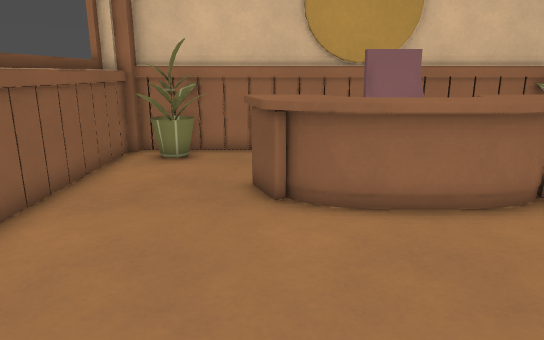
view 1 (above)

12 first-person views from a walk through a level from a Godot 3-D game. The camera is 1.3 m above the floor, tilts 14° down and sees 70° across. The floor is counted in squares, 0.5 m on a side. Each view is taken from the middle of a square. On the plan, view 1 faces up. The plan holds only what a view shows up to about 20 squares ahead; the rest is blank. Surface patterns are stand-ins for the level's own textures.

view 2
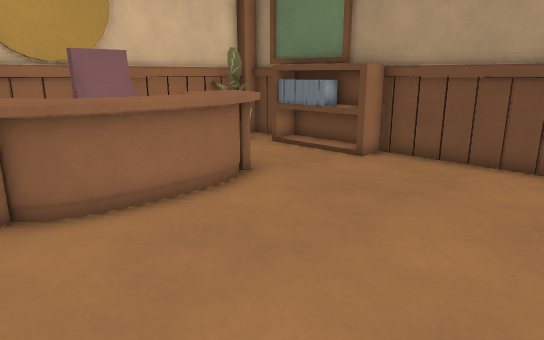

view 3
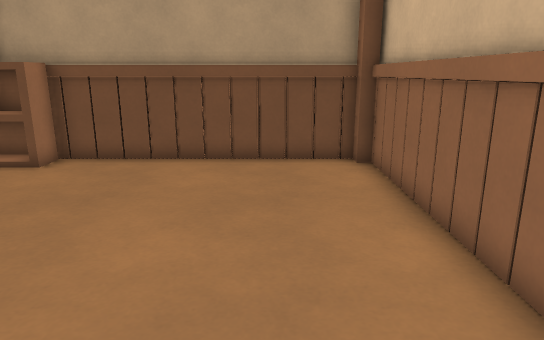

view 4
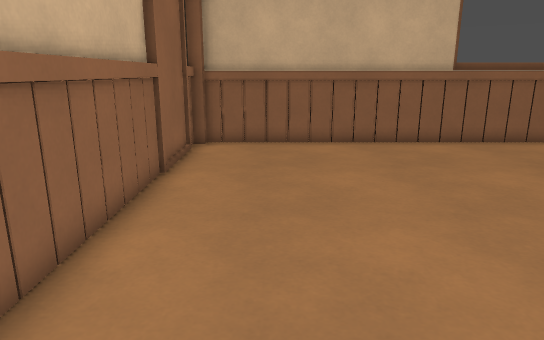

view 5
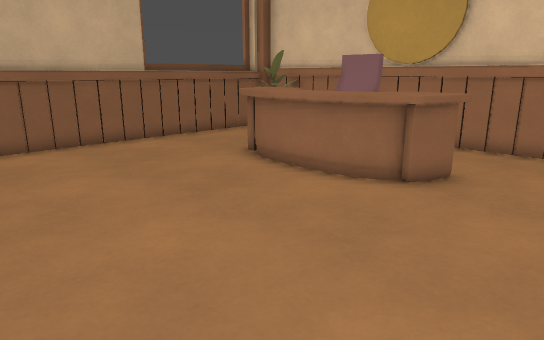

view 6
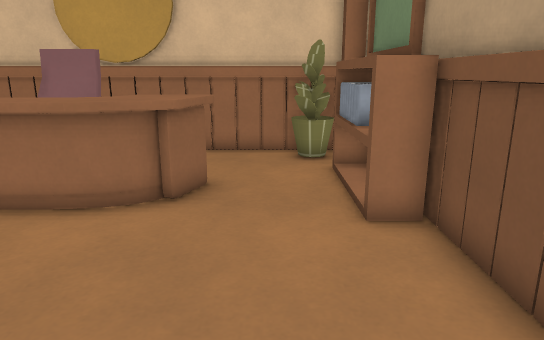

view 7
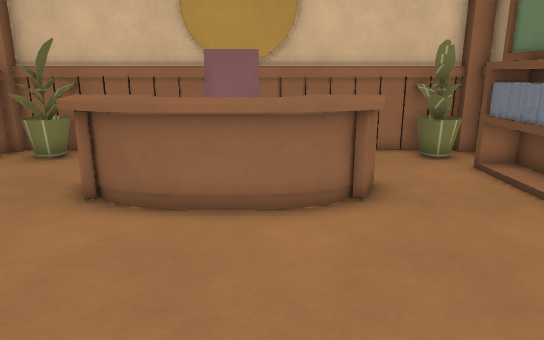

view 8
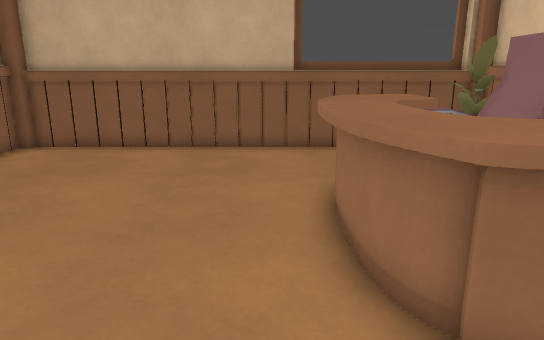

view 9
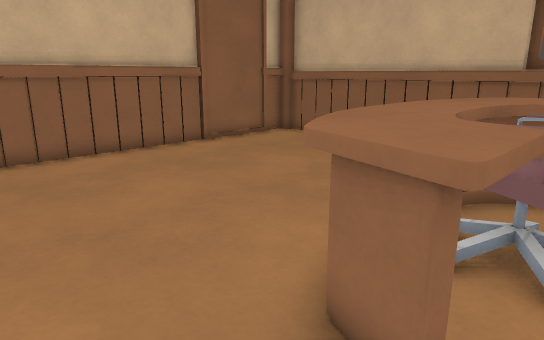

view 10
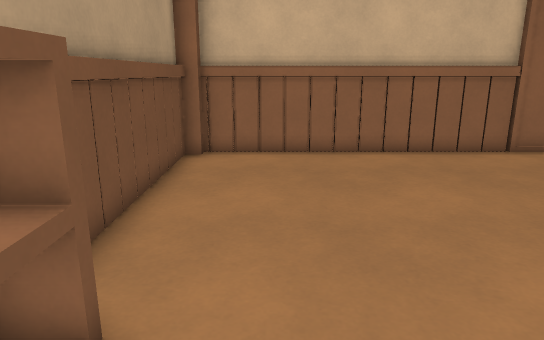

view 11
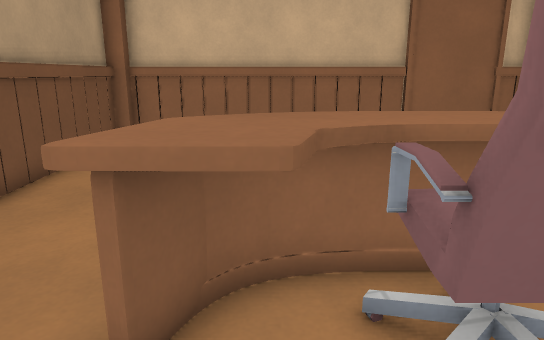

view 12
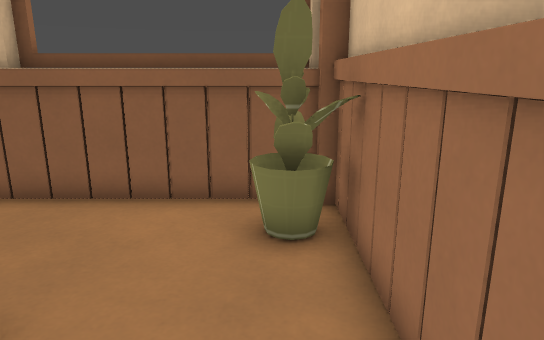

### Floor plan
Key: @ floor where view 1 was taken; # wall or solid block; . floor; = window, fence, low wall or low ledge; ^ raised ledge.
Columns run from 6 left of view 1 to 11 right of it. Each row starts with its distance up from view 1.
 13 ##################
 12  ^##=..  . ....###
 11  ^.....     ...=##
 10  ^..... ###.....^#
  9  ^....^^^^^^^...^#
  8  ^....^^^^^^^...^^
  7 #^.....^^^^^....^^
  6  #..............##
  5  #...............#
  4  #...............#
  3  #...............#
  2  #...............#
  1  #...............#
  0  #....@..........#
 -1  #...............#
 -2  #...............#
 -3  #################

Where each view was taken, in squares from view 1:
view 1: 0 up, 0 right, facing up
view 2: 0 up, 1 left, facing up-right
view 3: 0 up, 1 left, facing right
view 4: 0 up, 10 right, facing left
view 5: 1 down, 10 right, facing up-left
view 6: 0 up, 8 right, facing up
view 7: 0 up, 4 right, facing up
view 8: 6 up, 9 right, facing left
view 9: 10 up, 9 right, facing down-left
view 10: 10 up, 8 right, facing down
view 11: 12 up, 5 right, facing down
view 12: 12 up, 3 right, facing left
